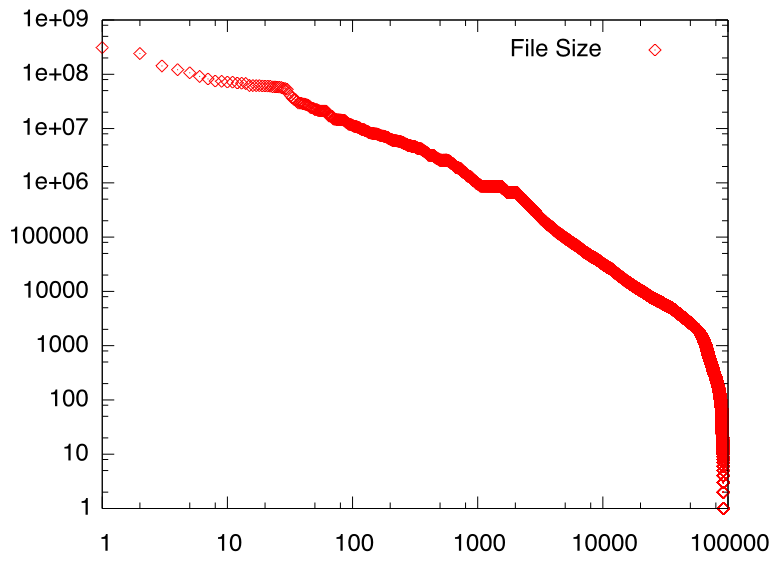

Write the gnuplot code that produced this figure.
set logscale xy
set pointsize 1
set terminal aqua 0 fname 'Helvetica' fsize 24
plot "filesize2.txt" using ($0+1):($1) title "File Size" with points 1 5
